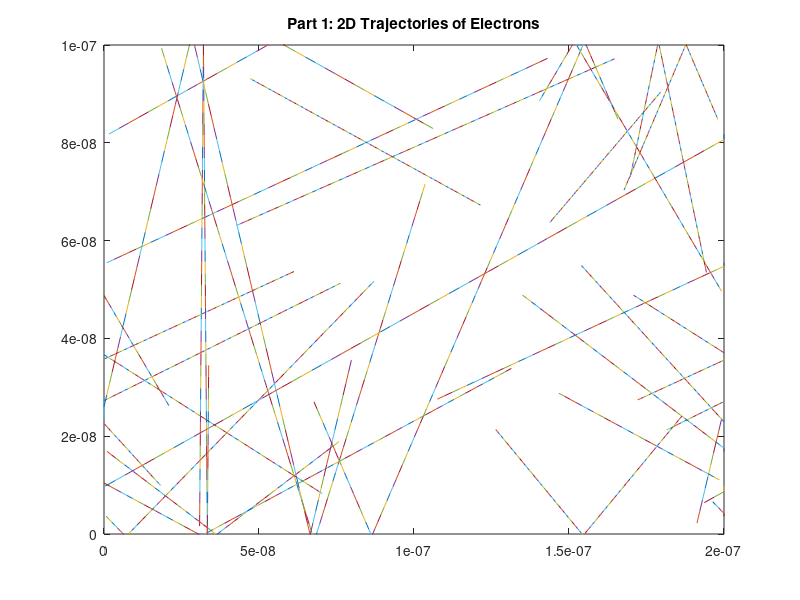
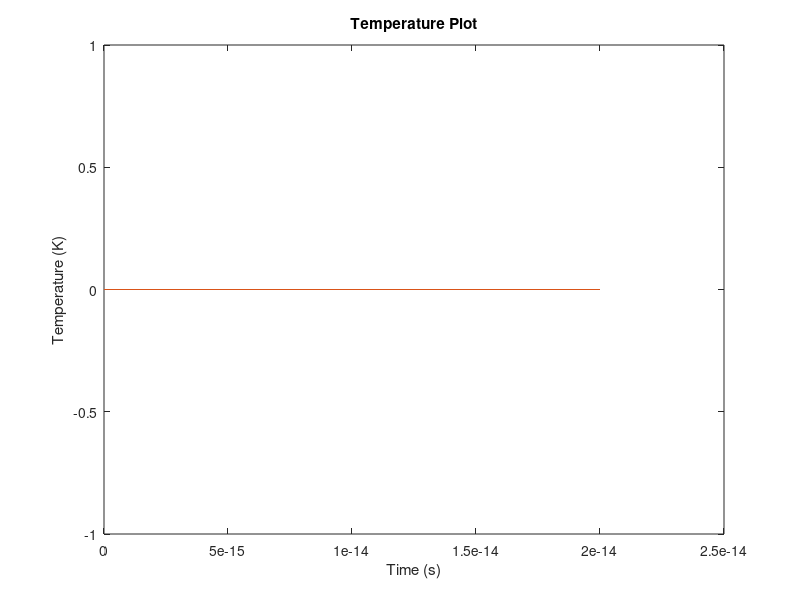

Recreate these plots in MATLAB, in order.
close all;
clear;

%size of region
xsize= 200e-9;
xstart= 0;
ysize= 100e-9;
ystart= 0;
%positions
i= 1;
j= 1;
initialpos= zeros(50,8);
prevpos= zeros(50,8);

T= 300;
m0= 9.11e-31;
meff= 0.26*m0;
kb= 1.38e-23;
numofelec= 100;
time= 0;
velocity= sqrt((kb*T)/meff);

for i=1:1:20
    j= 1;
    for j=1:1:4
        if(j==1)
            randx= rand(1,1);
            initialpos(i,j)= randx*200e-9; 
        elseif(j==2)
            randy= rand(1,1);
            initialpos(i,j)= randy*100e-9; 
        elseif(j==3)
            randd= rand(1,1);
            initialpos(i,j)= randd*2*pi;
        else
            randvx= randn(1,1);
            randvy= randn(1,1);
            vx= velocity*randvx;
            vy= velocity*randvy;
            vth= sqrt(vx^2+vy^2);
            initialpos(i,j)= vth;  
        end
        j=j+1;  
    end        
    i=i+1;
end
fprintf('The thermal velocity is %d \n',vth);
timestep = 1e-14;
finaltime = 1e-12;
totaltime = finaltime/timestep;
T = zeros(1,totaltime);
count = zeros(totaltime);

%(j,1) x position
%(j,2) y position
%(j,3) velocity
%(j,4) direction
%Boundary conditions: 
for i =0:timestep:finaltime
      count(1,:)= timestep*2;
    for j=1:1:30
        
        if ((initialpos(j,1)+initialpos(j,2)*timestep)>=xsize)
            initialpos(j,1) = xstart;
            prevpos(j,1) = xstart;
        elseif((initialpos(j,1)+initialpos(j,2)*timestep)<=xstart)
            initialpos(j,1)=xsize;
            prevpos(j,1) = xsize; 
        end
        if((initialpos(j,2)+initialpos(j,1)*timestep)>=ysize)
            initialpos(j,4) = -initialpos(j,4);
            initialpos(j,3) = pi - initialpos(j,3); 
        elseif((initialpos(j,2)+initialpos(j,1)*timestep)<=ystart)
            initialpos(j,4) = -initialpos(j,4);
            initialpos(j,3) = pi - initialpos(j,3); 
        end
    %getting initial positions
    plot([prevpos(j,1),initialpos(j,1)],[prevpos(j,2),initialpos(j,2)]);
    axis([0 200e-9 0 100e-9]); 
        
    T(1,:) = ((initialpos(j,3)/timestep)*meff)/kb;
        
    end
    prevpos(:,1) = initialpos(:,1);
    prevpos(:,2) = initialpos(:,2);
    %making the x and y components move through time
    initialpos(:,1) = initialpos(:,1) + initialpos(:,4).*cos(initialpos(:,3)).*timestep; %x
    initialpos(:,2) = initialpos(:,2) + initialpos(:,4).*sin(initialpos(:,3)).*timestep; %y
   
   figure (1);
   title 'Part 1: 2D Trajectories of Electrons';
   hold on;
   pause(0.1);
     
end
   figure(2);
   plot(count,T);
   title 'Temperature Plot';
   ylabel 'Temperature (K)';
   xlabel 'Time (s)'; 
  